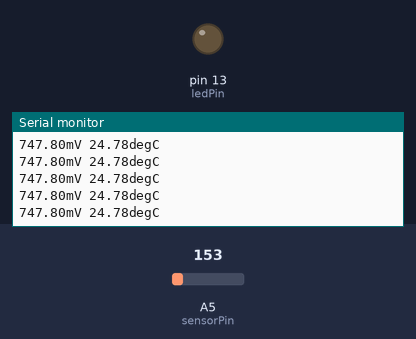
This sketch was run on a simulated Arduino Uno, built with avr-gcc and run on an emulated ATmega328P. Parts: output pins drawn as LEDs (lit = HIGH), the last lines printed to the serial monitor. Inputs (shaded band) come from the test bench; at power-on: A5 (sensorPin) = 153.

Above: at 1.2 s.
1.3 s: A5 (sensorPin) set to 129
At 2.0 s:
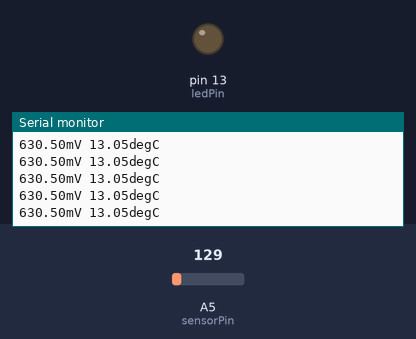
4.3 s: A5 (sensorPin) set to 113
At 4.9 s:
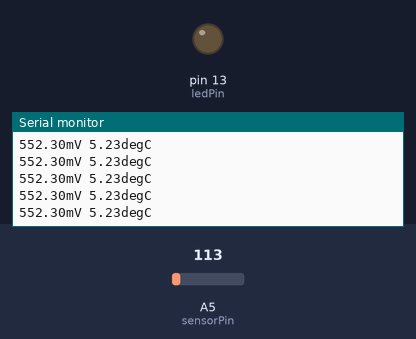
Timing chart, 0 to 7.3 s (numbered marks = the images above; inputs shaded):
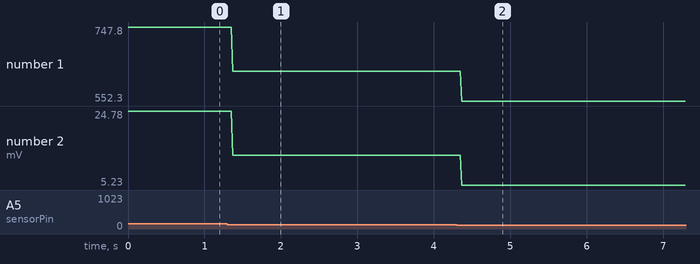

The sketch:

tmp36.ino
```cpp
/*
 * Demo code for TMP36 temperature sensor.
 */

int sensorPin = A5;
int ledPin = 13;
int output = LOW;

void setup() {
  pinMode(ledPin, OUTPUT);
  Serial.begin(9600);
}

void loop() {
  float degC = getDegC();

  if (output == LOW && degC >= 27) {
    output == HIGH;
  }
  if (output == HIGH && degC < 25) {
    output == LOW;
  }

  digitalWrite(ledPin, output);
}

float getDegC() {
  int sensorValue = analogRead(sensorPin);
  float mV = sensorValue / 1023.0 * 5.0 * 1000;
  Serial.print(mV);
  Serial.print("mV ");

  float degC = (mV - 500) / 10;
  Serial.print(degC);
  Serial.println("degC");

  return degC;
}
```

Measured:
- after the input at 1.3 s, the serial monitor: prints a new line after 0.07 s (image 1)
- after the input at 4.3 s, the serial monitor: prints a new line after 0.07 s (image 2)
- plotted number 1: 747.8 → 630.5 after the input at 1.3 s, 630.5 → 552.3 after the input at 4.3 s
- plotted number 2: 24.78 → 13.05 after the input at 1.3 s, 13.05 → 5.23 after the input at 4.3 s
